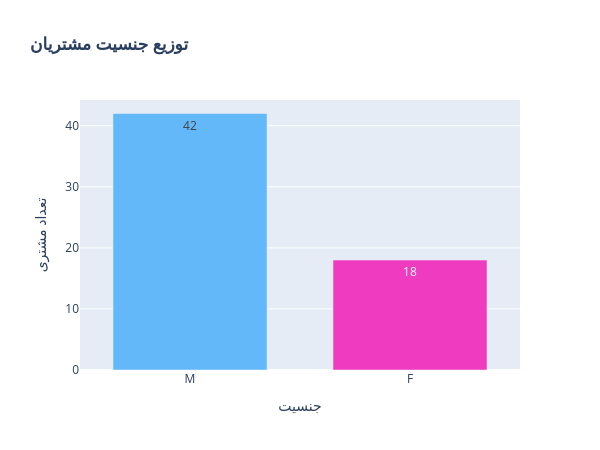

Notebook source saved alongside this figure:
### Code cell
import plotly.express as px

# Count genders
gender_counts = analysis_df['gender'].value_counts().reset_index()
gender_counts.columns = ['gender', 'count']

fig_gender = px.bar(
    gender_counts,
    x='gender',
    y='count',
    title="<b>توزیع جنسیت مشتریان</b>",          # Customer gender distribution
    color='gender',
    color_discrete_map={'M': "#63B8FA", 'F': "#EF3BBF"},   
    text='count'                               
)

fig_gender.update_layout(
    width=600,
    height=450,
    bargap=0.3,
    xaxis_title="جنسیت",
    yaxis_title="تعداد مشتری",
    showlegend=False
)

fig_gender.show()

### Figure 1 — Plotly figure (JSON) as saved in the notebook; plotly's stock layout.template omitted (floating-point values rounded to 4 significant figures)
{"data": [{"hovertemplate": "gender=%{x}<br>count=%{text}<extra></extra>", "legendgroup": "M", "marker": {"color": "#63B8FA", "pattern": {"shape": ""}}, "name": "M", "orientation": "v", "showlegend": true, "text": [42.0], "textposition": "auto", "type": "bar", "x": ["M"], "xaxis": "x", "y": [42], "yaxis": "y"}, {"hovertemplate": "gender=%{x}<br>count=%{text}<extra></extra>", "legendgroup": "F", "marker": {"color": "#EF3BBF", "pattern": {"shape": ""}}, "name": "F", "orientation": "v", "showlegend": true, "text": [18.0], "textposition": "auto", "type": "bar", "x": ["F"], "xaxis": "x", "y": [18], "yaxis": "y"}], "layout": {"bargap": 0.3, "barmode": "relative", "height": 450, "legend": {"title": {"text": "gender"}, "tracegroupgap": 0}, "showlegend": false, "title": {"text": "<b>توزیع جنسیت مشتریان</b>"}, "width": 600, "xaxis": {"anchor": "y", "categoryarray": ["M", "F"], "categoryorder": "array", "domain": [0, 1], "title": {"text": "جنسیت"}}, "yaxis": {"anchor": "x", "domain": [0, 1], "title": {"text": "تعداد مشتری"}}}}
